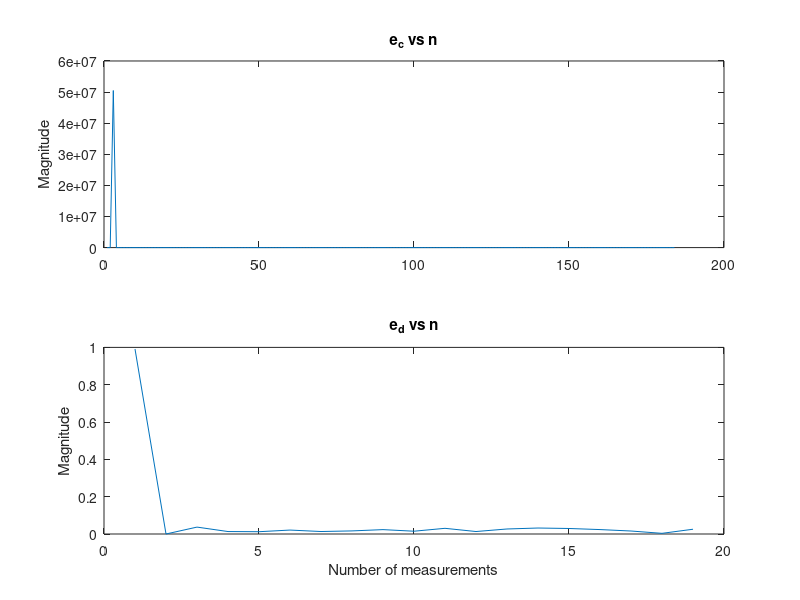

Recreate this plot in MATLAB.
clc; clear all; close all;

%Numerical example
%{
AB = [-1 2 0; 3 4 0];
HJ = [0.5 -0.3 0; -0.4 0.5 0];
load('x_nu_DMD.mat'); load('t_nu_DMD.mat'); load('j_nu_DMD.mat');
%}

%Bouncing ball
%%{
AB = [0 1 0; 0 0 -9.81];
HJ = [0 0 0; 0 -0.8 0];
load('x_bb_08_DMD.mat'); load('t_bb_08_DMD.mat'); load('j_bb_08_DMD.mat');
%}

%Thermostat
%{
AB = [-1 50 50; 0 0 0]; HJ = [0 4 73; 0 -1 1];
load('x_th_DMD.mat'); load('t_th_DMD.mat'); load('j_th_DMD.mat');
%}

if size(x,1) > size(x,2)
    x = x';
end
%x = x(:,1:200);

%% Split continuous and discrete data
x_cont = []; t_cont = []; xc = 0;
x_disc = []; t_disc = []; xd = 0;

%Algorithm 1 (j counter)
%%{
for i = 1:size(x,2)-1
    if j(i+1) == j(i)
        xc = xc + 1;
        x_cont(:,xc) = x(:,i);
        t_cont(xc) = t(i);
        j_cont(xc) = i;
    elseif j(i+1) ~= j(i)
        xd = xd + 1;
        x_disc(:,xd) = x(:,i);
        x2_disc(:,xd) = x(:,i+1); %discrete X'
        t_disc(xd) = t(i);
        j_disc(xd) = i;
    end
end
%}

%Algorithm 2 (check for infinite derivative)
%{
for i = 1:size(x,2)-1
    xgrad(:,i) = (x(:,i+1) - x(:,i))/(t(i+1)-t(i));
    %if ~isinf(norm(xgrad(:,i)))
    if j(i+1) == j(i)
        xc = xc + 1;
        x_cont(:,xc) = x(:,i);
        t_cont(xc) = t(i);
        j_cont(xc) = i;
    %elseif isinf(norm(xgrad(:,i)))
    elseif j(i+1) ~= j(i)
        xd = xd + 1;
        x_disc(:,xd) = x(:,i);
        x2_disc(:,xd) = x(:,i+1); %discrete X'
        t_disc(xd) = t(i);
        j_disc(xd) = i;
    end
end
%{
figure;
subplot(212);
plot(t(1:end-1),xgrad);
hold on;
subplot(211);
plot(t(1:end-1),x(:,1:end-1));
%}
%}

%% Apply bias trick to X
x_cont_bias = [x_cont(:,1:end-1); ones(1,xc-1)]; %v1
%x_cont_bias = [x_cont(:,1:end); ones(1,xc)]; %v2
x_disc_bias = [x_disc(:,1:end-1); ones(1,xd-1)];

%% Compute or generate X'
x2_cont = [AB; 0 0 1]*[x_cont_bias]; %v1
%{
x2_cont = []; %v2
for i = 2:length(x_cont_bias)-1
   x2_cont(:,i) = [(x_cont_bias(1:end-1,i+1) - x_cont_bias(1:end-1,i))/(t_cont(i+1)-t_cont(i)); 1];
end
figure;
subplot(211); plot(t_cont(1:end-1), x2_cont(1,:));
subplot(212); plot(t_cont(1:end-1), x2_cont(2,:));
%}
x2_disc = [x2_disc; ones(1,xd)];
%{
%x2_disc computed earlier above
%x2_cont2 = gradient(x_cont);
%}

%% CONT Optionally, truncate data
for r1_cont = 1:xc-1
    x2_cont_trun = x2_cont(:,1:r1_cont);
    x_cont_trun = x_cont_bias(:,1:r1_cont);

%% CONT Compute SVD and pick reduced order r
    [s_cont, v_cont, d_cont] = svd(x_cont_trun);

%% CONT DMD to compute [A B]
    ABbar = x2_cont_trun*d_cont*pinv(v_cont)*s_cont';
    error_cont(r1_cont) = norm([AB; 0 0 1]-ABbar);
end

%% DISC Optionally, truncate data
for r1_disc = 1:xd-1
    x2_disc_trun = x2_disc(:,1:r1_disc);
    x_disc_trun = x_disc_bias(:,1:r1_disc);

%% DISC Compute SVD and pick reduced order r
    [s_disc, v_disc, d_disc] = svd(x_disc_trun);

%% DISC DMD to compute [H J]
    HJbar = x2_disc_trun*d_disc*pinv(v_disc)*s_disc';
    error_disc(r1_disc) = norm([HJ; 0 0 1]-HJbar);
end

%% Plotting
ABbar
HJbar
eig(1/r1_cont*x_cont_trun*x_cont_trun')
eig(1/r1_disc*x_disc_trun*x_disc_trun')
figure;
subplot(2,1,1); plot(error_cont);
title('e_{c} vs n');
ylabel('Magnitude');
subplot(2,1,2); plot(error_disc);
title('e_{d} vs n');
xlabel('Number of measurements');
ylabel('Magnitude');
